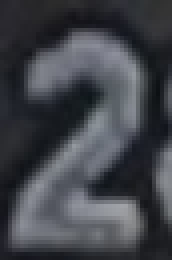
#> input picture data/labels/2/remote_crop_4fMg9_5.jpg, 43 x 65 px, found by its file name (shown 4 times larger); its folder holds only this picture in this run
$ python pre_process.py
#> lines starting #> are read from the running program, lines starting #| are printed output that depends on the picture
'''
python3 utils/pre_process.py
'''
import os
import cv2
import random
import numpy as np

def add_padding(image):
    h,w,c = image.shape
    if w < h:
        dim = (h - w)//2
        new_width = dim * 2 + w
        padding = np.zeros((h,dim,3))
        new_image = np.hstack((padding,image,padding))
        return new_image
    else:
        dim = (w - h)//2
        new_height = dim *2 + h
        padding = np.zeros((dim,w,3))
        new_image = np.vstack((padding,image,padding))
        return new_image

# Initialize
dst = 'dst'
src ='data/labels'
labels = os.listdir(src)

# Create destination folder
if not os.path.exists(dst):
    os.mkdir(dst)

for label in labels:

    print('processing',label)

    # Create label to destination folder
    label_path = os.path.join(dst,label)
    if not os.path.exists(label_path):
        os.mkdir(label_path)

    images = os.listdir(os.path.join(src,label))

    for image in images:
        image_path = os.path.join(src,label,image)
        img = cv2.imread(image_path)
#> img is the input picture: shape (65, 43, 3); mean B, G, R 74.3, 68, 65.5
        padding_img = add_padding(img)
#> in add_padding, `new_image = np.hstack((padding,image,padding))`:
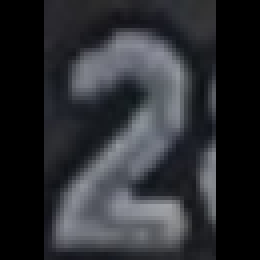
#> new_image: shape (65, 65, 3) float64 (shown 4 times larger); mean B, G, R 49.2, 45, 43.3
        cv2.imwrite(os.path.join(dst,label,image),padding_img)
#> pass 2 of the loop `for label in labels:`:
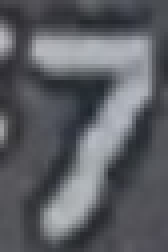
#> input picture data/labels/7/remote_crop_1x3Py_1.jpg, 42 x 63 px, found by its file name (shown 4 times larger)
#> img is the input picture: shape (63, 42, 3); mean B, G, R 100, 94.5, 92.4
#> in add_padding (call 2), `new_image = np.hstack((padding,image,padding))`:
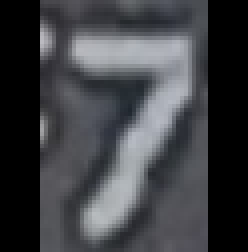
#> new_image: shape (63, 62, 3) float64 (shown 4 times larger); mean B, G, R 67.8, 64, 62.6
#> pass 3 of the loop `for label in labels:`:
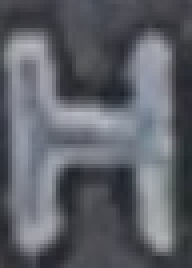
#> input picture data/labels/H/remote_crop_5YO7j_10.jpg, 48 x 67 px, found by its file name (shown 4 times larger)
#> img is the input picture: shape (67, 48, 3); mean B, G, R 104.2, 96.8, 94.1
#> in add_padding (call 3), `new_image = np.hstack((padding,image,padding))`:
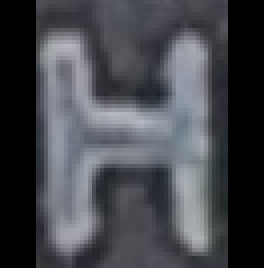
#> new_image: shape (67, 66, 3) float64 (shown 4 times larger); mean B, G, R 75.8, 70.4, 68.4
#> the loop made 4 passes; the first 3 are shown

print('Done!')
